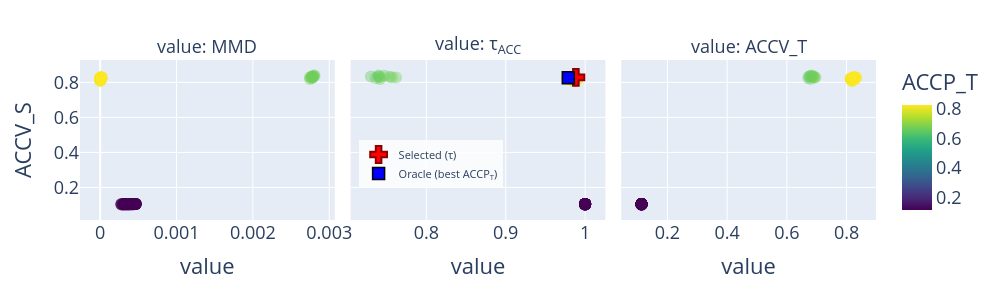

Source (notebook cell):
### Markdown cell above
## Model selection

### Code cell
# We are interested only in the transfer from original to simulated noisy
model_results_pd = pd.DataFrame.from_dict(model_results, orient="index")
model_results_pd = model_results_pd.loc[model_results_pd["Source"]=="minst"].copy()
model_results_pd["domains"] = model_results_pd.apply(lambda x: x["Source"]+"->"+x["Target"], axis = 1)
model_results_pd["model_id"] = np.arange(1, model_results_pd.shape[0]+1)
model_metrics_pd_melt = pd.melt(model_results_pd.loc[:, ["model_id","domains","ACCV_S","MMD","TR_LOSS","ACCV_T","ACCP_T"]], id_vars = ["model_id","domains","ACCV_S","ACCP_T"], var_name = "measure_alignment")

model_metrics_pd_melt['measure_alignment'] = model_metrics_pd_melt['measure_alignment'].replace('TR_LOSS', 'τ<sub>ACC</sub>')

# Compute selection criteria on the filtered (Source==minst) data
mr = model_results_pd.loc[model_results_pd["Source"] == "minst"].dropna().copy()
# Eq. 11: J_cls = ACC_S + τ_ACC  →  maximize
mr["ACCV_S + TR_LOSS"] = selection_criterion(mr["ACCV_S"], mr["TR_LOSS"], task="classification")

best_trloss = mr.loc[mr["ACCV_S + TR_LOSS"].idxmax()]
best_oracle = mr.loc[mr["ACCP_T"].idxmax()]

fig = px.scatter(model_metrics_pd_melt, x = "value", y = "ACCV_S", color = "ACCP_T", 
                 hover_data=["model_id"],
                 facet_col = "measure_alignment", 
                 category_orders={"measure_alignment": ["MMD", "τ<sub>ACC</sub>", "ACCV_T"]},
                 color_continuous_scale=px.colors.sequential.Viridis,
                )
fig.update_xaxes(matches=None)
fig.update_traces(marker=dict(size=12, opacity=0.4))
fig.update_layout(width = 1000, height = 300, font_size = 18,                     
                  legend=dict(
        yanchor="top", y=0.5,
        xanchor="left", x=0.35,
        bgcolor="rgba(255,255,255,0.8)",
        font=dict(size=11)))

# Overlay selected (red cross) and oracle (blue square) on the τ_ACC panel only (col 2)
fig.add_trace(
    go.Scatter(x=[best_trloss["TR_LOSS"]], y=[best_trloss["ACCV_S"]],
               mode="markers",
               marker=dict(symbol="cross", size=14, color="red", opacity=1.0, line=dict(width=2, color="darkred")),
               name="Selected (τ)", legendgroup="selected", showlegend=True,
               hovertemplate=(f"n_comp={int(best_trloss['n_comp'])}, λ={best_trloss['lambda_']:.2g}<br>"
                              f"ACCP_T={best_trloss['ACCP_T']:.3f}<extra></extra>")),
    row=1, col=2
)
fig.add_trace(
    go.Scatter(x=[best_oracle["TR_LOSS"]], y=[best_oracle["ACCV_S"]],
               mode="markers",
               marker=dict(symbol="square", size=12, color="blue", opacity=1.0, line=dict(width=1.5, color="black")),
               name="Oracle (best ACCP<sub>T</sub>)", legendgroup="oracle", showlegend=True,
               hovertemplate=(f"n_comp={int(best_oracle['n_comp'])}, λ={best_oracle['lambda_']:.2g}<br>"
                              f"ACCP_T={best_oracle['ACCP_T']:.3f}<extra></extra>")),
    row=1, col=2
)

# Update facet titles: replace "measure_alignment=X" with "value: X"
for annotation in fig.layout.annotations:
    if "measure_alignment=" in annotation.text:
        label = annotation.text.replace("measure_alignment=", "")
        annotation.text = f"value: {label}"

fig.show()
